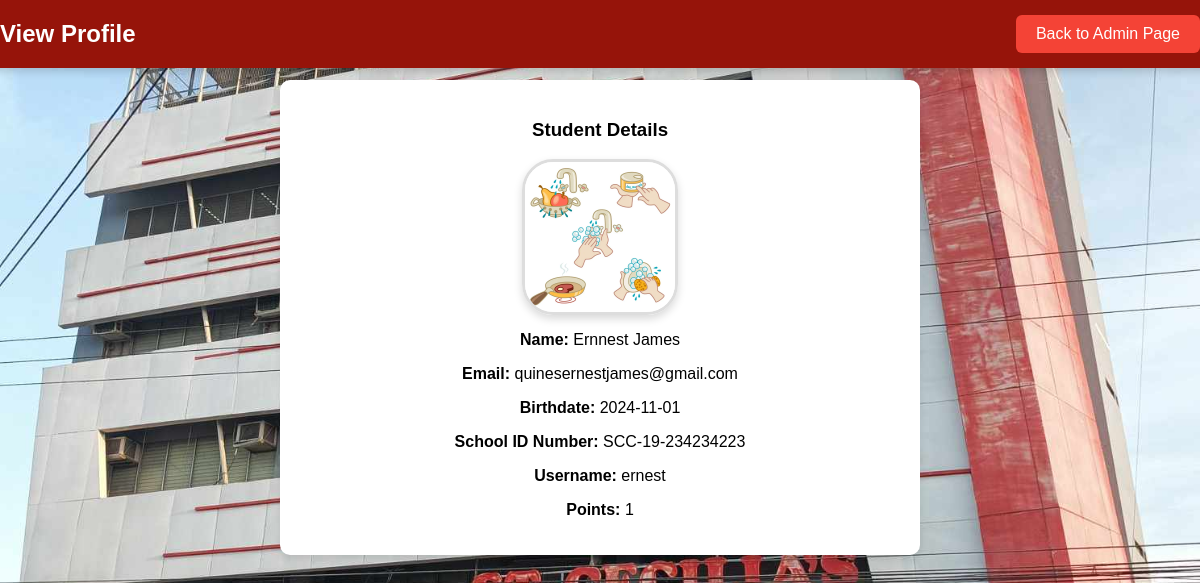
/view_profile.php?id=34 (signed in), run on the app's committed database.
### tables this page shows
CREATE TABLE `students` (
  `id` int(11) NOT NULL,
  `name` varchar(255) NOT NULL,
  `birthdate` date NOT NULL,
  `school_id_number` varchar(50) NOT NULL,
  `username` varchar(50) NOT NULL,
  `password` varchar(255) NOT NULL,
  `points` int(11) DEFAULT 0,
  `user_type` enum('student','teacher') NOT NULL,
  `profile_picture` varchar(255) DEFAULT NULL,
  `created_at` timestamp NOT NULL DEFAULT current_timestamp(),
  `register_date` datetime DEFAULT current_timestamp(),
  `status` enum('pending','approved') DEFAULT 'pending',
  `registration_date` timestamp NOT NULL DEFAULT current_timestamp(),
  `email` varchar(255) NOT NULL
);

### view_profile.php (the view, shortened to what this page needs)
<?php
$conn = new mysqli('localhost', 'root', '', 'student_rewards');
$id = isset($_GET['id']) ? intval($_GET['id']) : 0;
$sql = "SELECT * FROM students WHERE id = ?";
$stmt = $conn->prepare($sql);
$stmt->bind_param("i", $id);
$stmt->execute();
$result = $stmt->get_result();
if ($result->num_rows > 0) {
    $student = $result->fetch_assoc();
} else {
    echo "<p>No student found.</p>";
    exit();
}
?>
<!DOCTYPE html>
<html lang="en">
<head>
    <link rel="stylesheet" href="view_prof.css">
</head>
<body>
    <div class="header">
        <h2>View Profile</h2>
        <button onclick="location.href='admin.php'" class="back-button">Back to Admin Page</button>
    </div>
    <div class="profile-container">
        <h3>Student Details</h3>
        <?php if (!empty($student['profile_picture']) && file_exists($student['profile_picture'])) : ?>
            <div class="profile-picture">
                <img src="<?php echo htmlspecialchars($student['profile_picture']); ?>" alt="Profile Picture">
            </div>
        <?php else : ?>
            <p>No profile picture available.</p>
        <?php endif; ?>
        <p><strong>Name:</strong> <?php echo htmlspecialchars($student['name']); ?></p>
<p><strong>Email:</strong> <?php echo htmlspecialchars($student['email']); ?></p>
<p><strong>Birthdate:</strong> <?php echo htmlspecialchars($student['birthdate']); ?></p>
<p><strong>School ID Number:</strong> <?php echo htmlspecialchars($student['school_id_number']); ?></p>
<p><strong>Username:</strong> <?php echo htmlspecialchars($student['username']); ?></p>
<p><strong>Points:</strong> <?php echo htmlspecialchars($student['points']); ?></p>
    </div>
</body>
</html>

### view_prof.css (style rules this page uses)
body { font-family: Arial, sans-serif; margin: 0; padding: 0; background-color: #f4f4f4; background: url('sccbg.jpg') no-repeat center center fixed; background-size: cover; display: flex; flex-direction: column; align-items: center; min-height: 100vh; }
.header { display: flex; justify-content: space-between; align-items: center; width: 100%; background-color: #96140a; color: white; padding: 15px 20px; box-shadow: 0 4px 8px rgba(0, 0, 0, 0.15); position: fixed; top: 0; z-index: 1000; }
.header h2 { margin: 0; font-size: 1.5rem; }
.back-button { background-color: #f44336; color: white; border: none; padding: 10px 20px; cursor: pointer; border-radius: 6px; transition: background 0.3s, transform 0.3s; font-size: 1rem; }
.profile-container { background-color: white; padding: 20px; border-radius: 10px; box-shadow: 0 4px 8px rgba(0, 0, 0, 0.1); margin: 80px auto 20px; width: 90%; max-width: 600px; text-align: center; transition: transform 0.3s, box-shadow 0.3s; }
.profile-picture { display: flex; justify-content: center; margin-bottom: 15px; }
.profile-picture img { max-width: 150px; max-height: 150px; border-radius: 20%; border: 3px solid #ddd; box-shadow: 0 4px 8px rgba(0, 0, 0, 0.15); }

### data on the page
students: profile_picture (picture), name "Ernnest James", email "quinesernestjames@gmail.com", birthdate "2024-11-01", school_id_number "SCC-19-234234223", username "ernest", points "1"
